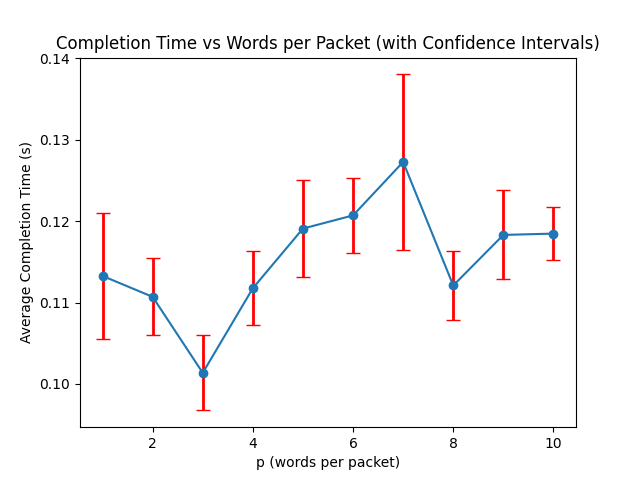

Write Python code to recreate this figure.
import matplotlib.pyplot as plt
import json
import subprocess
import time
import numpy as np


def run_experiment(p_values, runs=10):
    results = []
    for p in p_values:
        run_times = []
        for _ in range(runs):
            with open("config.json", "r+") as f:
                config = json.load(f)
                config["p"] = p
                f.seek(0)
                json.dump(config, f, indent=4)
                f.truncate()

            start_time = time.time()
            subprocess.run(["./client", "config.json"], stdout=subprocess.DEVNULL)
            end_time = time.time()
            run_times.append(end_time - start_time)

        avg_time = np.mean(run_times)
        std_time = np.std(run_times)
        std_error = std_time / np.sqrt(runs)
        print(
            f"p-value: {p}, average time: {avg_time:.4f}, std: {std_time:.4f}, stderr: {std_error:.4f}"
        )
        results.append((avg_time, std_error))

    return results


p_values = range(1, 11)
completion_times_with_error = run_experiment(p_values)

completion_times = [result[0] for result in completion_times_with_error]
std_errors = [result[1] for result in completion_times_with_error]

plt.errorbar(
    p_values,
    completion_times,
    yerr=std_errors,
    capsize=5,
    fmt="o-",
    ecolor="r",
    elinewidth=2,
)
plt.xlabel("p (words per packet)")
plt.ylabel("Average Completion Time (s)")
plt.title("Completion Time vs Words per Packet (with Confidence Intervals)")
plt.savefig("plot.png")
plt.show()
